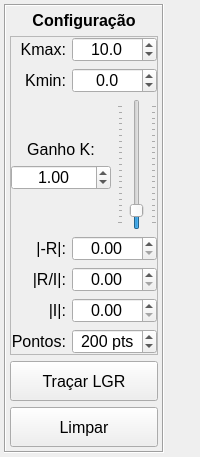
      <widget class="QWidget" name="tabLGR">
       <attribute name="title">
        <string>Lugar das Raízes</string>
       </attribute>
       <layout class="QHBoxLayout" name="horizontalLayout_3">
        <property name="leftMargin">
         <number>4</number>
        </property>
        <property name="topMargin">
         <number>4</number>
        </property>
        <property name="rightMargin">
         <number>4</number>
        </property>
        <property name="bottomMargin">
         <number>4</number>
        </property>
        <item>
         <widget class="QFrame" name="frameLGR">
          <property name="minimumSize">
           <size>
            <width>160</width>
            <height>0</height>
           </size>
          </property>
          <property name="maximumSize">
           <size>
            <width>160</width>
            <height>16777215</height>
           </size>
          </property>
          <property name="frameShape">
           <enum>QFrame::Box</enum>
          </property>
          <property name="frameShadow">
           <enum>QFrame::Sunken</enum>
          </property>
          <layout class="QVBoxLayout" name="verticalLayout_6">
           <property name="leftMargin">
            <number>4</number>
           </property>
           <property name="topMargin">
            <number>4</number>
           </property>
           <property name="rightMargin">
            <number>4</number>
           </property>
           <property name="bottomMargin">
            <number>4</number>
           </property>
           <item>
            <widget class="QLabel" name="labelLGRTit">
             <property name="minimumSize">
              <size>
               <width>0</width>
               <height>20</height>
              </size>
             </property>
             <property name="maximumSize">
              <size>
               <width>16777215</width>
               <height>20</height>
              </size>
             </property>
             <property name="font">
              <font>
               <pointsize>12</pointsize>
               <weight>75</weight>
               <bold>true</bold>
              </font>
             </property>
             <property name="text">
              <string>Configuração</string>
             </property>
             <property name="alignment">
              <set>Qt::AlignCenter</set>
             </property>
            </widget>
           </item>
           <item>
            <widget class="QFrame" name="frameLGR1">
             <property name="frameShape">
              <enum>QFrame::StyledPanel</enum>
             </property>
             <property name="frameShadow">
              <enum>QFrame::Raised</enum>
             </property>
             <layout class="QGridLayout" name="gridLayout_6">
              <property name="leftMargin">
               <number>0</number>
              </property>
              <property name="topMargin">
               <number>0</number>
              </property>
              <property name="rightMargin">
               <number>0</number>
              </property>
              <property name="bottomMargin">
               <number>0</number>
              </property>
              <item row="0" column="0">
               <widget class="QLabel" name="labelKmax">
                <property name="minimumSize">
                 <size>
                  <width>0</width>
                  <height>20</height>
                 </size>
                </property>
                <property name="maximumSize">
                 <size>
                  <width>16777215</width>
                  <height>20</height>
                 </size>
                </property>
                <property name="font">
                 <font>
                  <pointsize>12</pointsize>
                 </font>
                </property>
                <property name="text">
                 <string notr="true">Kmax:</string>
                </property>
                <property name="alignment">
                 <set>Qt::AlignRight|Qt::AlignTrailing|Qt::AlignVCenter</set>
                </property>
               </widget>
              </item>
              <item row="0" column="1" colspan="3">
               <widget class="QDoubleSpinBox" name="doubleSpinBoxKmax">
                <property name="sizePolicy">
                 <sizepolicy hsizetype="Expanding" vsizetype="Fixed">
                  <horstretch>0</horstretch>
                  <verstretch>0</verstretch>
                 </sizepolicy>
                </property>
                <property name="minimumSize">
                 <size>
                  <width>0</width>
                  <height>25</height>
                 </size>
                </property>
                <property name="maximumSize">
                 <size>
                  <width>16777215</width>
                  <height>25</height>
                 </size>
                </property>
                <property name="font">
                 <font>
                  <pointsize>12</pointsize>
                 </font>
                </property>
                <property name="toolTip">
                 <string>Valor máximo de ganho para traçado do LGR</string>
                </property>
                <property name="alignment">
                 <set>Qt::AlignCenter</set>
                </property>
                <property name="buttonSymbols">
                 <enum>QAbstractSpinBox::UpDownArrows</enum>
                </property>
                <property name="decimals">
                 <number>1</number>
                </property>
                <property name="minimum">
                 <double>1.000000000000000</double>
                </property>
                <property name="maximum">
                 <double>1000.000000000000000</double>
                </property>
                <property name="value">
                 <double>10.000000000000000</double>
                </property>
               </widget>
              </item>
              <item row="3" column="1" colspan="3">
               <widget class="QDoubleSpinBox" name="doubleSpinBoxRebd">
                <property name="sizePolicy">
                 <sizepolicy hsizetype="Expanding" vsizetype="Fixed">
                  <horstretch>0</horstretch>
                  <verstretch>0</verstretch>
                 </sizepolicy>
                </property>
                <property name="minimumSize">
                 <size>
                  <width>80</width>
                  <height>25</height>
                 </size>
                </property>
                <property name="maximumSize">
                 <size>
                  <width>16777215</width>
                  <height>25</height>
                 </size>
                </property>
                <property name="font">
                 <font>
                  <pointsize>12</pointsize>
                 </font>
                </property>
                <property name="toolTip">
                 <string>Valor da restrição de tempo de resposta</string>
                </property>
                <property name="alignment">
                 <set>Qt::AlignCenter</set>
                </property>
                <property name="buttonSymbols">
                 <enum>QAbstractSpinBox::UpDownArrows</enum>
                </property>
                <property name="decimals">
                 <number>2</number>
                </property>
                <property name="minimum">
                 <double>0.000000000000000</double>
                </property>
                <property name="maximum">
                 <double>100.000000000000000</double>
                </property>
                <property name="singleStep">
                 <double>0.500000000000000</double>
                </property>
                <property name="value">
                 <double>0.000000000000000</double>
                </property>
               </widget>
              </item>
              <item row="1" column="0">
               <widget class="QLabel" name="labelKmin">
                <property name="minimumSize">
                 <size>
                  <width>0</width>
                  <height>20</height>
                 </size>
                </property>
                <property name="maximumSize">
                 <size>
                  <width>16777215</width>
                  <height>20</height>
                 </size>
                </property>
                <property name="font">
                 <font>
                  <pointsize>12</pointsize>
                 </font>
                </property>
                <property name="text">
                 <string notr="true">Kmin:</string>
                </property>
                <property name="alignment">
                 <set>Qt::AlignRight|Qt::AlignTrailing|Qt::AlignVCenter</set>
                </property>
               </widget>
              </item>
              <item row="5" column="1" colspan="3">
               <widget class="QDoubleSpinBox" name="doubleSpinBoxImbd">
                <property name="sizePolicy">
                 <sizepolicy hsizetype="Expanding" vsizetype="Fixed">
                  <horstretch>0</horstretch>
                  <verstretch>0</verstretch>
                 </sizepolicy>
                </property>
                <property name="minimumSize">
                 <size>
                  <width>80</width>
                  <height>25</height>
                 </size>
                </property>
                <property name="maximumSize">
                 <size>
                  <width>16777215</width>
                  <height>25</height>
                 </size>
                </property>
                <property name="font">
                 <font>
                  <pointsize>12</pointsize>
                 </font>
                </property>
                <property name="toolTip">
                 <string>Valor da restrição de tempo de pico</string>
                </property>
                <property name="alignment">
                 <set>Qt::AlignCenter</set>
                </property>
                <property name="buttonSymbols">
                 <enum>QAbstractSpinBox::UpDownArrows</enum>
                </property>
                <property name="decimals">
                 <number>2</number>
                </property>
                <property name="minimum">
                 <double>0.000000000000000</double>
                </property>
                <property name="maximum">
                 <double>1000.000000000000000</double>
                </property>
                <property name="singleStep">
                 <double>0.500000000000000</double>
                </property>
                <property name="value">
                 <double>0.000000000000000</double>
                </property>
               </widget>
              </item>
              <item row="1" column="1" colspan="3">
               <widget class="QDoubleSpinBox" name="doubleSpinBoxKmin">
                <property name="sizePolicy">
                 <sizepolicy hsizetype="Expanding" vsizetype="Fixed">
                  <horstretch>0</horstretch>
                  <verstretch>0</verstretch>
                 </sizepolicy>
                </property>
                <property name="minimumSize">
                 <size>
                  <width>0</width>
                  <height>25</height>
                 </size>
                </property>
                <property name="maximumSize">
                 <size>
                  <width>16777215</width>
                  <height>25</height>
                 </size>
                </property>
                <property name="font">
                 <font>
                  <pointsize>12</pointsize>
                 </font>
                </property>
                <property name="toolTip">
                 <string>Valor mínimo de ganho para traçado do LGR</string>
                </property>
                <property name="alignment">
                 <set>Qt::AlignCenter</set>
                </property>
                <property name="buttonSymbols">
                 <enum>QAbstractSpinBox::UpDownArrows</enum>
                </property>
                <property name="decimals">
                 <number>1</number>
                </property>
                <property name="minimum">
                 <double>-1000.000000000000000</double>
                </property>
                <property name="maximum">
                 <double>1000.000000000000000</double>
                </property>
                <property name="value">
                 <double>0.000000000000000</double>
                </property>
               </widget>
              </item>
              <item row="5" column="0">
               <widget class="QLabel" name="labelImbd">
                <property name="minimumSize">
                 <size>
                  <width>0</width>
                  <height>20</height>
                 </size>
                </property>
                <property name="maximumSize">
                 <size>
                  <width>16777215</width>
                  <height>20</height>
                 </size>
                </property>
                <property name="font">
                 <font>
                  <pointsize>12</pointsize>
                 </font>
                </property>
                <property name="toolTip">
                 <string>Região proibida de tempo de pico</string>
                </property>
                <property name="text">
                 <string notr="true">|I|:</string>
                </property>
                <property name="alignment">
                 <set>Qt::AlignRight|Qt::AlignTrailing|Qt::AlignVCenter</set>
                </property>
               </widget>
              </item>
              <item row="4" column="0">
               <widget class="QLabel" name="labelRibd">
                <property name="sizePolicy">
                 <sizepolicy hsizetype="MinimumExpanding" vsizetype="Preferred">
                  <horstretch>0</horstretch>
                  <verstretch>0</verstretch>
                 </sizepolicy>
                </property>
                <property name="minimumSize">
                 <size>
                  <width>0</width>
                  <height>20</height>
                 </size>
                </property>
                <property name="maximumSize">
                 <size>
                  <width>16777215</width>
                  <height>20</height>
                 </size>
                </property>
                <property name="font">
                 <font>
                  <pointsize>12</pointsize>
                 </font>
                </property>
                <property name="toolTip">
                 <string>Região proibida de sobresinal percentual</string>
                </property>
                <property name="text">
                 <string notr="true">|R/I|:</string>
                </property>
                <property name="alignment">
                 <set>Qt::AlignRight|Qt::AlignTrailing|Qt::AlignVCenter</set>
                </property>
               </widget>
              </item>
              <item row="2" column="3">
               <widget class="QSlider" name="verticalSliderK">
                <property name="minimumSize">
                 <size>
                  <width>40</width>
                  <height>0</height>
                 </size>
                </property>
                <property name="maximumSize">
                 <size>
                  <width>40</width>
                  <height>16777215</height>
                 </size>
                </property>
                <property name="font">
                 <font>
                  <pointsize>12</pointsize>
                 </font>
                </property>
                <property name="toolTip">
                 <string>Ajuste de ganho de malha direta K</string>
                </property>
                <property name="maximum">
                 <number>200</number>
                </property>
                <property name="value">
                 <number>20</number>
                </property>
                <property name="sliderPosition">
                 <number>20</number>
                </property>
                <property name="orientation">
                 <enum>Qt::Vertical</enum>
                </property>
                <property name="tickPosition">
                 <enum>QSlider::TicksBothSides</enum>
                </property>
               </widget>
              </item>
              <item row="3" column="0">
               <widget class="QLabel" name="labelRebd">
                <property name="minimumSize">
                 <size>
                  <width>0</width>
                  <height>20</height>
                 </size>
                </property>
                <property name="maximumSize">
                 <size>
                  <width>16777215</width>
                  <height>20</height>
                 </size>
                </property>
                <property name="font">
                 <font>
                  <pointsize>12</pointsize>
                  <weight>50</weight>
                  <italic>false</italic>
                  <bold>false</bold>
                 </font>
                </property>
                <property name="toolTip">
                 <string>Região proibida de tempo de resposta</string>
                </property>
                <property name="text">
                 <string notr="true">|-R|:</string>
                </property>
                <property name="alignment">
                 <set>Qt::AlignRight|Qt::AlignTrailing|Qt::AlignVCenter</set>
                </property>
               </widget>
              </item>
              <item row="4" column="1" colspan="3">
               <widget class="QDoubleSpinBox" name="doubleSpinBoxRibd">
                <property name="sizePolicy">
                 <sizepolicy hsizetype="Expanding" vsizetype="Fixed">
                  <horstretch>0</horstretch>
                  <verstretch>0</verstretch>
                 </sizepolicy>
                </property>
                <property name="minimumSize">
                 <size>
                  <width>80</width>
                  <height>25</height>
                 </size>
                </property>
                <property name="maximumSize">
                 <size>
                  <width>16777215</width>
                  <height>25</height>
                 </size>
                </property>
                <property name="font">
                 <font>
                  <pointsize>12</pointsize>
                 </font>
                </property>
                <property name="toolTip">
                 <string>Valor da restrição de sobressinal percentual</string>
                </property>
                <property name="alignment">
                 <set>Qt::AlignCenter</set>
                </property>
                <property name="buttonSymbols">
                 <enum>QAbstractSpinBox::UpDownArrows</enum>
                </property>
                <property name="decimals">
                 <number>2</number>
                </property>
                <property name="minimum">
                 <double>0.000000000000000</double>
                </property>
                <property name="maximum">
                 <double>1.000000000000000</double>
                </property>
                <property name="singleStep">
                 <double>0.050000000000000</double>
                </property>
                <property name="value">
                 <double>0.000000000000000</double>
                </property>
               </widget>
              </item>
              <item row="2" column="0" colspan="3">
               <layout class="QVBoxLayout" name="verticalLayout_7">
                <item>
                 <spacer name="verticalSpacer_3">
                  <property name="orientation">
                   <enum>Qt::Vertical</enum>
                  </property>
                  <property name="sizeHint" stdset="0">
                   <size>
                    <width>20</width>
                    <height>40</height>
                   </size>
                  </property>
                 </spacer>
                </item>
                <item>
                 <widget class="QLabel" name="labelKlgr">
                  <property name="sizePolicy">
                   <sizepolicy hsizetype="Expanding" vsizetype="Preferred">
                    <horstretch>0</horstretch>
                    <verstretch>0</verstretch>
                   </sizepolicy>
                  </property>
                  <property name="minimumSize">
                   <size>
                    <width>0</width>
                    <height>20</height>
                   </size>
                  </property>
                  <property name="maximumSize">
                   <size>
                    <width>16777215</width>
                    <height>20</height>
                   </size>
                  </property>
                  <property name="font">
                   <font>
                    <pointsize>12</pointsize>
                   </font>
                  </property>
                  <property name="text">
                   <string notr="true">Ganho K:</string>
                  </property>
                  <property name="alignment">
                   <set>Qt::AlignCenter</set>
                  </property>
                 </widget>
                </item>
                <item>
                 <widget class="QDoubleSpinBox" name="doubleSpinBoxKlgr">
                  <property name="sizePolicy">
                   <sizepolicy hsizetype="Expanding" vsizetype="Fixed">
                    <horstretch>0</horstretch>
                    <verstretch>0</verstretch>
                   </sizepolicy>
                  </property>
                  <property name="minimumSize">
                   <size>
                    <width>0</width>
                    <height>25</height>
                   </size>
                  </property>
                  <property name="maximumSize">
                   <size>
                    <width>16777215</width>
                    <height>25</height>
                   </size>
                  </property>
                  <property name="font">
                   <font>
                    <pointsize>12</pointsize>
                    <weight>50</weight>
                    <bold>false</bold>
                   </font>
                  </property>
                  <property name="toolTip">
                   <string>Ajuste do ganho de malha direta K</string>
                  </property>
                  <property name="alignment">
                   <set>Qt::AlignCenter</set>
                  </property>
                  <property name="minimum">
                   <double>-1000.000000000000000</double>
                  </property>
                  <property name="maximum">
                   <double>1000.000000000000000</double>
                  </property>
                  <property name="singleStep">
                   <double>0.050000000000000</double>
                  </property>
                  <property name="value">
                   <double>1.000000000000000</double>
                  </property>
                 </widget>
                </item>
                <item>
                 <spacer name="verticalSpacer_4">
                  <property name="orientation">
                   <enum>Qt::Vertical</enum>
                  </property>
                  <property name="sizeHint" stdset="0">
                   <size>
                    <width>20</width>
                    <height>40</height>
                   </size>
                  </property>
                 </spacer>
                </item>
               </layout>
              </item>
              <item row="6" column="0">
               <widget class="QLabel" name="labelLGRpontos">
                <property name="sizePolicy">
                 <sizepolicy hsizetype="MinimumExpanding" vsizetype="Preferred">
                  <horstretch>0</horstretch>
                  <verstretch>0</verstretch>
                 </sizepolicy>
                </property>
                <property name="minimumSize">
                 <size>
                  <width>0</width>
                  <height>20</height>
                 </size>
                </property>
                <property name="maximumSize">
                 <size>
                  <width>16777215</width>
                  <height>20</height>
                 </size>
                </property>
                <property name="font">
                 <font>
                  <pointsize>12</pointsize>
                 </font>
                </property>
                <property name="toolTip">
                 <string>Resolução do gráfico (número de pontos)</string>
                </property>
                <property name="text">
                 <string notr="true">Pontos:</string>
                </property>
                <property name="alignment">
                 <set>Qt::AlignRight|Qt::AlignTrailing|Qt::AlignVCenter</set>
                </property>
               </widget>
              </item>
              <item row="6" column="1" colspan="3">
               <widget class="QDoubleSpinBox" name="doubleSpinBoxLGRpontos">
                <property name="sizePolicy">
                 <sizepolicy hsizetype="Expanding" vsizetype="Fixed">
                  <horstretch>0</horstretch>
                  <verstretch>0</verstretch>
                 </sizepolicy>
                </property>
                <property name="minimumSize">
                 <size>
                  <width>60</width>
                  <height>25</height>
                 </size>
                </property>
                <property name="maximumSize">
                 <size>
                  <width>16777215</width>
                  <height>25</height>
                 </size>
                </property>
                <property name="font">
                 <font>
                  <pointsize>12</pointsize>
                 </font>
                </property>
                <property name="toolTip">
                 <string>Número de pontos para o traçado do LGR</string>
                </property>
                <property name="alignment">
                 <set>Qt::AlignCenter</set>
                </property>
                <property name="buttonSymbols">
                 <enum>QAbstractSpinBox::UpDownArrows</enum>
                </property>
                <property name="suffix">
                 <string notr="true"> pts</string>
                </property>
                <property name="decimals">
                 <number>0</number>
                </property>
                <property name="minimum">
                 <double>10.000000000000000</double>
                </property>
                <property name="maximum">
                 <double>10000.000000000000000</double>
                </property>
                <property name="singleStep">
                 <double>10.000000000000000</double>
                </property>
                <property name="value">
                 <double>200.000000000000000</double>
                </property>
               </widget>
              </item>
             </layout>
            </widget>
           </item>
           <item>
            <widget class="QPushButton" name="btnPlotLGR">
             <property name="minimumSize">
              <size>
               <width>0</width>
               <height>40</height>
              </size>
             </property>
             <property name="font">
              <font>
               <pointsize>12</pointsize>
              </font>
             </property>
             <property name="toolTip">
              <string>Traçar o Lugar Geomátrico das Raízes</string>
             </property>
             <property name="text">
              <string>Traçar LGR</string>
             </property>
            </widget>
           </item>
           <item>
            <widget class="QPushButton" name="btnLGRclear">
             <property name="minimumSize">
              <size>
               <width>0</width>
               <height>40</height>
              </size>
             </property>
             <property name="font">
              <font>
               <pointsize>12</pointsize>
              </font>
             </property>
             <property name="toolTip">
              <string>Limpar a área do gráfico</string>
             </property>
             <property name="text">
              <string>Limpar</string>
             </property>
            </widget>
           </item>
          </layout>
         </widget>
        </item>
        <item>
         <layout class="QVBoxLayout" name="VBoxLayoutLGR">
          <item>
           <widget class="MatplotlibWidget" name="mplLGR" native="true"/>
          </item>
         </layout>
        </item>
       </layout>
      </widget>
